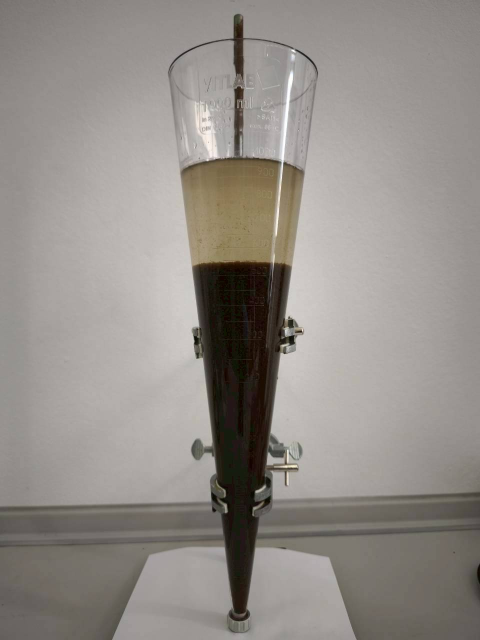
#> input picture data/LINE_ALBUM_ปริมาณตะกอนที่ปริมาตรต่างๆ_260505_10_0.jpg, 960 x 1280 px (shown at 1/2 size); its folder holds only this picture in this run
$ python main.py   (older library calls are emulated)
#> lines starting #> are read from the running program, lines starting #| are printed output that depends on the picture; after the words box and inside, x2 and y2 are one past the last pixel; in counts of white or black regions, pixels touching at a corner belong together
### lib/silt_detector.py
import cv2
import numpy as np
import os

class SiltDetector:
    # UI Constants
    FONT = cv2.FONT_HERSHEY_SIMPLEX
    FONT_SCALE = 0.6
    THICKNESS = 2

    def __init__(self,
                 vol_exponent=2.3,
                 clahe_clip_limit=2.0,
                 clahe_tile_size=(8, 8),
                 proj_window=10,
                 proj_threshold_ratio=0.2,
                 k_min=3,
                 k_max=10,
                 k_offset=2,
                 grabcut_iters=5,
                 mask_threshold=45,
                 y_threshold_ratio=0.1,
                 pos_weight_exponent=2):
        self.vol_exponent = vol_exponent
        self.clahe_clip_limit = clahe_clip_limit
        self.clahe_tile_size = clahe_tile_size
        self.proj_window = proj_window
        self.proj_threshold_ratio = proj_threshold_ratio
        self.k_min = k_min
        self.k_max = k_max
        self.k_offset = k_offset
        self.grabcut_iters = grabcut_iters
        self.mask_threshold = mask_threshold
        self.y_threshold_ratio = y_threshold_ratio
        self.pos_weight_exponent = pos_weight_exponent

    def estimate_volume(self, silt_y, water_top_y, water_bottom_y, exponent=None):
        """
        แปลงจาก pixel เป็นปริมาณ (ml) สำหรับกรวยอิมฮอฟฟ์
        """
        if water_bottom_y == water_top_y:
            return 0
        H = water_bottom_y - water_top_y
        h = water_bottom_y - silt_y
        if H <= 0: return 0

        # ถ้าไม่ได้ส่ง exponent มา ให้ใช้ค่าจาก config
        exp = exponent if exponent is not None else self.vol_exponent

        # ใช้สูตร (h/H)^exponent * 1000
        vol = 1000.0 * (h / H)**exp
        return round(vol, 2)

    # [14 lines left out: function draw_dashed_line, not called in this run]

    def auto_light_balance(self, image):
        lab = cv2.cvtColor(image, cv2.COLOR_BGR2LAB)
        l, a, b = cv2.split(lab)
        clahe = cv2.createCLAHE(clipLimit=self.clahe_clip_limit, tileGridSize=self.clahe_tile_size)
        cl = clahe.apply(l)
        limg = cv2.merge((cl, a, b))
        balanced_img = cv2.cvtColor(limg, cv2.COLOR_LAB2BGR)
        return balanced_img

    def detect_tube_projection(self, img):
        gray = cv2.cvtColor(img, cv2.COLOR_BGR2GRAY)
        sobelx = cv2.Sobel(gray, cv2.CV_64F, 1, 0, ksize=3)
        sobelx_abs = np.abs(sobelx)
        projection = np.sum(sobelx_abs, axis=0)

        window = self.proj_window
        smoothed = np.convolve(projection, np.ones(window)/window, mode='same')

        mid = len(smoothed) // 2
        peak_left = np.argmax(smoothed[:mid])
        peak_right = mid + np.argmax(smoothed[mid:])

        max_val = np.max(smoothed)
        threshold = max_val * self.proj_threshold_ratio

        left_x = peak_left
        for i in range(peak_left, -1, -1):
            if smoothed[i] < threshold:
                left_x = i
                break

        right_x = peak_right
        for i in range(peak_right, len(smoothed)):
            if smoothed[i] < threshold:
                right_x = i
                break

        left_x = max(0, left_x)
        right_x = min(img.shape[1]-1, right_x)

        return left_x, right_x, smoothed, max_val, threshold

    def segment_kmeans_auto(self, roi_img):
        """
        รัน K-Means และหาค่า K ที่เหมาะสมที่สุดโดยอัตโนมัติ (Elbow Method)
        """
        min_k, max_k = self.k_min, self.k_max
        Z = roi_img.reshape((-1, 3))
        Z = np.float32(Z)
        criteria = (cv2.TERM_CRITERIA_EPS + cv2.TERM_CRITERIA_MAX_ITER, 10, 1.0)

        sample_size = min(Z.shape[0], 5000)
        idx = np.random.choice(Z.shape[0], sample_size, replace=False)
        Z_sample = Z[idx]

        distortions = []
        ks = range(min_k, max_k + 1)
        for k in ks:
            ret, label, center = cv2.kmeans(Z_sample, k, None, criteria, 3, cv2.KMEANS_RANDOM_CENTERS)
            distortions.append(ret)

        if len(distortions) < 3:
            best_k = min_k
        else:
            coords = np.vstack((ks, distortions)).T
            p1 = coords[0]
            p2 = coords[-1]

            line_vec = p2 - p1
            line_len = np.linalg.norm(line_vec)
            line_unit_vec = line_vec / (line_len + 1e-6)

            vec_p1_to_all = coords - p1
            proj_len = np.dot(vec_p1_to_all, line_unit_vec)
            proj_vec = np.outer(proj_len, line_unit_vec)

            dist_to_line = np.linalg.norm(vec_p1_to_all - proj_vec, axis=1)
            best_k = ks[np.argmax(dist_to_line)]

        best_k = best_k + self.k_offset
        ret, label, center = cv2.kmeans(Z, best_k, None, criteria, 10, cv2.KMEANS_PP_CENTERS)
        center = np.uint8(center)

        gray_centers = cv2.cvtColor(center.reshape(-1, 1, 3), cv2.COLOR_BGR2GRAY).flatten()
        min_color = np.min(gray_centers)

        res = center[label.flatten()]
        result = res.reshape((roi_img.shape))
        return result, best_k, min_color

    def segment_grabcut(self, roi_img):
        mask = np.zeros(roi_img.shape[:2], np.uint8)
        bgdModel = np.zeros((1, 65), np.float64)
        fgdModel = np.zeros((1, 65), np.float64)

        h, w = roi_img.shape[:2]
        rect = (2, 2, w-4, h-4)

        try:
            cv2.grabCut(roi_img, mask, rect, bgdModel, fgdModel, self.grabcut_iters, cv2.GC_INIT_WITH_RECT)
            mask2 = np.where((mask==2)|(mask==0), 0, 1).astype('uint8')
            result = roi_img.copy()
            result[mask2 == 0] = [255, 255, 255]
            return result
        except:
            return roi_img.copy()

    def compute_mask_y_histogram(self, mask):
        h, w = mask.shape
        profile = np.sum(mask, axis=1) / 255

        plot_w = 200
        plot_img = np.zeros((h, plot_w, 3), dtype=np.uint8)

        for i in range(0, plot_w, 50):
            cv2.line(plot_img, (i, 0), (i, h), (40, 40, 40), 1)

        points = []
        for y in range(h):
            x = int((profile[y] / w) * plot_w)
            x = min(max(x, 0), plot_w - 1)
            points.append((x, y))

        points = np.array(points, dtype=np.int32)
        cv2.polylines(plot_img, [points], isClosed=False, color=(0, 255, 0), thickness=2)

        return plot_img, profile

    def compute_color_histogram_image(self, roi_img, height_to_match):
        gray = cv2.cvtColor(roi_img, cv2.COLOR_BGR2GRAY)
        hist = cv2.calcHist([gray], [0], None, [256], [0, 256])

        max_val = np.max(hist)
        most_freq_color = np.argmax(hist)

        min_color = 0
        for i in range(256):
            if hist[i] > 0:
                min_color = i
                break

        hist_h, hist_w = 250, 256
        hist_img = np.zeros((hist_h, hist_w, 3), dtype=np.uint8)

        if max_val > 0:
            hist_norm = (hist / max_val * (hist_h - 20)).astype(int)
            for x in range(256):
                cv2.line(hist_img, (x, hist_h), (x, hist_h - hist_norm[x][0]), (255, 255, 255), 1)

        cv2.line(hist_img, (most_freq_color, 0), (most_freq_color, hist_h), (0, 0, 255), 2)
        cv2.line(hist_img, (min_color, 0), (min_color, hist_h), (0, 255, 0), 2)

        cv2.putText(hist_img, f"Mode: {most_freq_color}", (10, 20),
                    cv2.FONT_HERSHEY_SIMPLEX, 0.5, (0, 0, 255), 1)
        cv2.putText(hist_img, f"Min: {min_color}", (10, 40),
                    cv2.FONT_HERSHEY_SIMPLEX, 0.5, (0, 255, 0), 1)

        hist_img_resized = cv2.resize(hist_img, (int(hist_w * height_to_match / hist_h), height_to_match))

        return hist_img_resized, most_freq_color, min_color

    def get_silt_mask(self, roi_img, target_gray=None):
        gray = cv2.cvtColor(roi_img, cv2.COLOR_BGR2GRAY)

        if target_gray is not None:
            t_gray = int(target_gray)
            mask = cv2.inRange(gray, t_gray, t_gray)
        else:
            blurred = cv2.GaussianBlur(gray, (5, 5), 0)
            _, mask = cv2.threshold(blurred, self.mask_threshold, 255, cv2.THRESH_BINARY_INV)

        kernel = np.ones((7, 7), np.uint8)
        mask = cv2.morphologyEx(mask, cv2.MORPH_OPEN, kernel, iterations=1)
        mask = cv2.morphologyEx(mask, cv2.MORPH_CLOSE, kernel, iterations=2)

        return mask

    def find_silt_edge_probabilistic(self, y_profile, roi_h):
        y_max = np.max(y_profile)
        y_threshold = y_max * self.y_threshold_ratio
        y_clusters = []
        c_start = None

        for y in range(len(y_profile)):
            if y_profile[y] > y_threshold:
                if c_start is None: c_start = y
            else:
                if c_start is not None:
                    y_clusters.append((c_start, y-1))
                    c_start = None
        if c_start is not None: y_clusters.append((c_start, len(y_profile)-1))

        scores = []
        for start_y, end_y in y_clusters:
            cluster_area = np.sum(y_profile[start_y:end_y+1])
            center_y = (start_y + end_y) / 2
            pos_weight = (center_y / roi_h) ** self.pos_weight_exponent
            scores.append(cluster_area * pos_weight)

        total_score = sum(scores)
        if total_score > 0:
            cluster_probs = [s / total_score for s in scores]
        else:
            cluster_probs = [1.0/len(y_clusters)] * len(y_clusters) if y_clusters else []

        best_cluster_idx = np.argmax(cluster_probs) if cluster_probs else -1
        silt_edge_y = None

        if best_cluster_idx != -1:
            silt_edge_y = y_clusters[best_cluster_idx][0]

        return silt_edge_y, y_clusters, cluster_probs, best_cluster_idx

    def process(self, img):
        """
        Run the full pipeline on a single image and return results.
        """
        height, width = img.shape[:2]

        # 1. CLAHE
        balanced_img = self.auto_light_balance(img)

        # 2. Tube Projection
        lx, rx, smoothed, max_val, threshold = self.detect_tube_projection(img)
        if rx - lx < 50:
            lx, rx = 0, width

        # 3. ROI
        roi_img = img[:, lx:rx].copy()

        # 4. GrabCut
        grabcut_img = self.segment_grabcut(roi_img)

        # 5. K-Means
        kmeans_img, auto_k, kmeans_min = self.segment_kmeans_auto(grabcut_img)
        kmeans_img = cv2.medianBlur(kmeans_img, 5)

        # 6. Histograms
        kmeans_h = kmeans_img.shape[0]
        color_hist_display, dominant_gray, hist_min = self.compute_color_histogram_image(kmeans_img, kmeans_h)

        # 7. Silt Mask
        silt_mask = self.get_silt_mask(kmeans_img, target_gray=kmeans_min)

        # 8. Y-Histogram & Silt Edge
        y_hist_display, y_profile = self.compute_mask_y_histogram(silt_mask)
        roi_h = roi_img.shape[0]
        silt_edge_y, y_clusters, cluster_probs, best_cluster_idx = self.find_silt_edge_probabilistic(y_profile, roi_h)

        return {
            'balanced_img': balanced_img,
            'proj_smoothed': smoothed,
            'proj_max_val': max_val,
            'proj_threshold': threshold,
            'roi_img': roi_img,
            'grabcut_img': grabcut_img,
            'kmeans_img': kmeans_img,
            'silt_mask': silt_mask,
            'lx': lx,
            'rx': rx,
            'silt_edge_y': silt_edge_y,
            'auto_k': auto_k,
            'kmeans_min': kmeans_min,
            'y_hist_display': y_hist_display,
            'y_clusters': y_clusters,
            'cluster_probs': cluster_probs,
            'best_cluster_idx': best_cluster_idx
        }

    # [101 lines left out: functions label_img, resize_to_h, create_visualization, not called in this run]

### main.py
import cv2
import numpy as np
import os
import csv
from lib.silt_detector import SiltDetector

# --- CONFIGURATION PARAMETERS ---
DEFAULT_CONFIG = {
    # Pipeline Settings
    "data_dir": "data",
    "gt_file": "data/ground_truth.csv",
    "output_file": "detection_results.csv",
    "valid_ext": ('.jpg', '.jpeg', '.png'),
    "max_width": 600,
    "save_linear_comparison": True,

    # Algorithm Parameters
    "vol_exponent": 2.3, # ! Need (Cone shape exponent)
    "vol_exponent_linear": 1.0, # ! Need (Linear shape exponent)
    "clahe_clip_limit": 2.0,
    "clahe_tile_size": (8, 8),
    "proj_window": 10, # ! Need
    "proj_threshold_ratio": 0.2, # ! Need
    "k_min": 3, # ! Need
    "k_max": 10, # ! Need
    "k_offset": 2, # ! Need
    "grabcut_iters": 5,
    "mask_threshold": 45,
    "y_threshold_ratio": 0.1, # ! Need
    "pos_weight_exponent": 2,
}
# ---------------------------------


def main(visualize=True, save_assets=True, config=None):
#> called with visualize = False, save_assets = False
    if config is None:
        config = DEFAULT_CONFIG.copy()

    # Override visualize/save_assets if provided as arguments
    config['visualize'] = visualize
    config['save_assets'] = save_assets

    data_dir = config["data_dir"]
    gt_file = config["gt_file"]
    output_file = config["output_file"]
    valid_ext = config["valid_ext"]

    if not os.path.exists(data_dir):
        print(f"ไม่พบโฟลเดอร์ {data_dir}")
        return

    image_files = sorted([f for f in os.listdir(data_dir) if f.lower().endswith(valid_ext)])

    if not image_files:
        print("ไม่พบรูปภาพในโฟลเดอร์ data")
        return

    # โหลด Ground Truth
    ground_truth = {}
    if os.path.exists(gt_file):
        with open(gt_file, mode='r', encoding='utf-8') as f:
#> (reads data/ground_truth.csv from the repository)
            reader = csv.DictReader(f)
            for row in reader:
                try:
                    ground_truth[row['filename']] = {
                        'water_top_y': int(row['water_top_y']),
                        'water_bottom_y': int(row['water_bottom_y']),
                        'silt_top_y': int(row['silt_top_y']),
                        'silt_base': float(row['silt_base'])
                    }
                except (ValueError, KeyError):
                    continue
        print(f"โหลดข้อมูล Ground Truth สำเร็จ ({len(ground_truth)} รายการ)")
    else:
        print("คำเตือน: ไม่พบไฟล์ ground_truth.csv จะข้ามขั้นตอนการ Evaluation")

    print("--------------------------------------------------")
    print("Silt Edge Detection Pipeline (OOP Version)")
    print("  CLAHE → ROI → GrabCut → K-Means → Silt Detection")
    if visualize:
        print(" - กดปุ่มใดๆ เพื่อดูรูปถัดไป")
        print(" - กด 'q' เพื่อออก")
    print("--------------------------------------------------")

    # แยก Config ส่วน Algorithm ให้ SiltDetector
    algo_params = {k: v for k, v in config.items() if k in [
        "vol_exponent", "clahe_clip_limit", "clahe_tile_size", "proj_window",
        "proj_threshold_ratio", "k_min", "k_max", "k_offset", "grabcut_iters",
        "mask_threshold", "y_threshold_ratio", "pos_weight_exponent"
    ]}
    detector = SiltDetector(**algo_params)

    if visualize:
        window_name = "Silt Detection Pipeline"
        cv2.namedWindow(window_name, cv2.WINDOW_NORMAL)

    errors = []
    vol_errors = []
    results_data = []

    for idx, filename in enumerate(image_files):
        filepath = os.path.join(data_dir, filename)
        img = cv2.imread(filepath)
#> img is the input picture: shape (1280, 960, 3); mean B, G, R 136.9, 142, 147.4

        if img is None:
            continue

        height, width = img.shape[:2]
        scale = 1.0
        max_w = config["max_width"]
        if width > max_w:
            scale = max_w / width
            img = cv2.resize(img, (int(width * scale), int(height * scale)))
#> img: shape (800, 600, 3)
            height, width = img.shape[:2]

        # ประมวลผลภาพ
        results = detector.process(img)
#> in auto_light_balance, `l, a, b = cv2.split(lab)`:
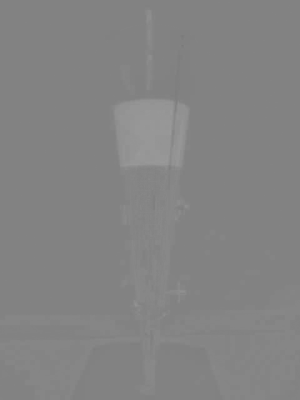
#> b: shape (800, 600) (shown at 1/2 size); min 121, max 154, mean 131.4
#> in detect_tube_projection, `sobelx_abs = np.abs(sobelx)`:
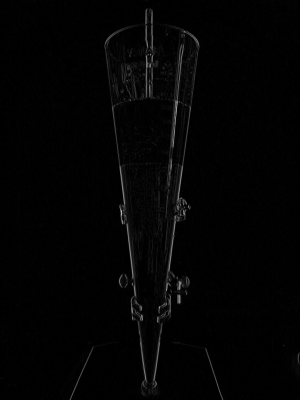
#> sobelx_abs: shape (800, 600) float64 (shown at 1/2 size); min 0, max 715, mean 9.9; drawn with min black and max white
#> in detect_tube_projection, `projection = np.sum(sobelx_abs, axis=0)`: projection = 600 values, max 58229 at index 304, min 0 at index 0, mean 7933.2
#> in detect_tube_projection, `smoothed = np.convolve(projection, np.ones(window)/window, mode='same')`: smoothed = 600 values, max 38847.2 at index 358, min 658.3 at index 0, mean 7922.8
#> in detect_tube_projection, `mid = len(smoothed) // 2`: mid = 300
#> in detect_tube_projection, `peak_left = np.argmax(smoothed[:mid])`: peak_left = 290
#> in detect_tube_projection, `peak_right = mid + np.argmax(smoothed[mid:])`: peak_right = 358
#> in detect_tube_projection, `max_val = np.max(smoothed)`: max_val = 38847.2
#> in detect_tube_projection, `threshold = max_val * self.proj_threshold_ratio`: threshold = 7769.4
#> in detect_tube_projection, `left_x = peak_left`: left_x = 290
#> in detect_tube_projection, `right_x = peak_right`: right_x = 358
#> the loop in detect_tube_projection, `for i in range(peak_right, len(smoothed)):` made 36 passes
#> right_x on pass 36: 393
#> in process, `lx, rx, smoothed, max_val, threshold = self.detect_tube_projection(img)`: lx = 222; rx = 393; max_val = 38847.2; threshold = 7769.4
#> in process, `roi_img = img[:, lx:rx].copy()`:
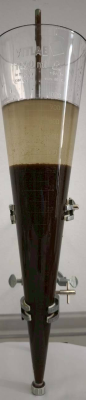
#> roi_img: shape (800, 171, 3) (shown at 1/2 size); mean B, G, R 114.9, 123.3, 130
#> in segment_grabcut, `result[mask2 == 0] = [255, 255, 255]`:
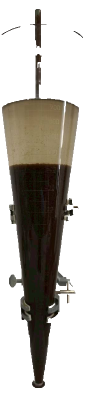
#> result: shape (800, 171, 3) (shown at 1/2 size); mean B, G, R 173.7, 180, 183.9
#> the loop in segment_kmeans_auto, `for k in ks:` made 8 passes
#> ret on passes 1 to 8: 1947540.1, 978354.6, 704087.1, 700344.6, 521025.3, 605710, 637692.4, 611621.4
#> after the loop in segment_kmeans_auto, `for k in ks:`: distortions = [1947540.1, 978354.6, 704087.1, 700344.6, 521025.3, 605710, 637692.4, 611621.4]
#> in segment_kmeans_auto, `coords = np.vstack((ks, distortions)).T`: coords = [[3, 1947540.1], [4, 978354.6], [5, 704087.1], [6, 700344.6], [7, 521025.3], [8, 605710], [9, 637692.4], [10, 611621.4]]
#> in segment_kmeans_auto, `p1 = coords[0]`: p1 = [3, 1947540.1]
#> in segment_kmeans_auto, `p2 = coords[-1]`: p2 = [10, 611621.4]
#> in segment_kmeans_auto, `line_vec = p2 - p1`: line_vec = [7, -1335918.7]
#> in segment_kmeans_auto, `line_len = np.linalg.norm(line_vec)`: line_len = 1335918.7
#> in segment_kmeans_auto, `line_unit_vec = line_vec / (line_len + 1e-6)`: line_unit_vec = [5.24e-06, -1]
#> in segment_kmeans_auto, `vec_p1_to_all = coords - p1`: vec_p1_to_all = [[0, 0], [1, -969185.5], [2, -1243453], [3, -1247195.5], [4, -1426514.8], [5, -1341830.1], [6, -1309847.7], [7, -1335918.7]]
#> in segment_kmeans_auto, `proj_len = np.dot(vec_p1_to_all, line_unit_vec)`: proj_len = [0, 969185.5, 1243453, 1247195.5, 1426514.8, 1341830.1, 1309847.7, 1335918.7]
#> in segment_kmeans_auto, `proj_vec = np.outer(proj_len, line_unit_vec)`: proj_vec = [[0, 0], [5.08, -969185.5], [6.52, -1243453], [6.54, -1247195.5], [7.47, -1426514.8], [7.03, -1341830.1], [6.86, -1309847.7], [7, -1335918.7]]
#> in segment_kmeans_auto, `dist_to_line = np.linalg.norm(vec_p1_to_all - proj_vec, axis=1)`: dist_to_line = [0, 4.08, 4.52, 3.54, 3.47, 2.03, 0.863, 2e-06]
#> in segment_kmeans_auto, `best_k = ks[np.argmax(dist_to_line)]`: best_k = 5
#> in segment_kmeans_auto, `best_k = best_k + self.k_offset`: best_k = 7
#> in segment_kmeans_auto, `ret, label, center = cv2.kmeans(Z, best_k, None, criteria, 10, cv2.KME..`: ret = 11446112.3; center = [[255.1, 255.1, 255.1], [32.32, 40.78, 49.29], [122.6, 147.2, 160], [61.31, 70.97, 76.99], [11.2, 19.43, 26.6], [79.91, 103.7, 116.7], [95.57, 129.3, 144.6]]
#> in segment_kmeans_auto, `center = np.uint8(center)`: center = [[255, 255, 255], [32, 40, 49], [122, 147, 160], [61, 70, 76], [11, 19, 26], [79, 103, 116], [95, 129, 144]]
#> in segment_kmeans_auto, `gray_centers = cv2.cvtColor(center.reshape(-1, 1, 3), cv2.COLOR_BGR2GR..`: gray_centers = [255, 42, 148, 71, 20, 104, 130]
#> in segment_kmeans_auto, `min_color = np.min(gray_centers)`: min_color = 20
#> in process, `kmeans_img, auto_k, kmeans_min = self.segment_kmeans_auto(grabcut_img)`: auto_k = 7; kmeans_min = 20
#> in compute_color_histogram_image, `gray = cv2.cvtColor(roi_img, cv2.COLOR_BGR2GRAY)`:
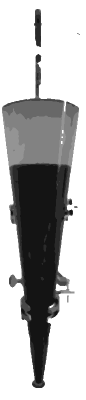
#> gray: shape (800, 171) (shown at 1/2 size); min 20, max 255, mean 180.4
#> in compute_color_histogram_image, `hist = cv2.calcHist([gray], [0], None, [256], [0, 256])`: hist = 256 values, max 82818 at index 255, min 0 at index 0, mean 534.4
#> in compute_color_histogram_image, `max_val = np.max(hist)`: max_val = 82818
#> in compute_color_histogram_image, `most_freq_color = np.argmax(hist)`: most_freq_color = 255
#> in compute_color_histogram_image, `hist_norm = (hist / max_val * (hist_h - 20)).astype(int)`: hist_norm = 256 values, max 230 at index 255, min 0 at index 0, mean 1.47
#> after the loop in compute_color_histogram_image, `for x in range(256):`:
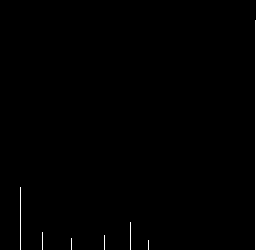
#> hist_img: shape (250, 256, 3); 0.59% white in thin lines or dots, all inside (x1, y1, x2, y2) = (20, 20, 256, 250)
#> in compute_color_histogram_image, `hist_img_resized = cv2.resize(hist_img, (int(hist_w * height_to_match ..`:
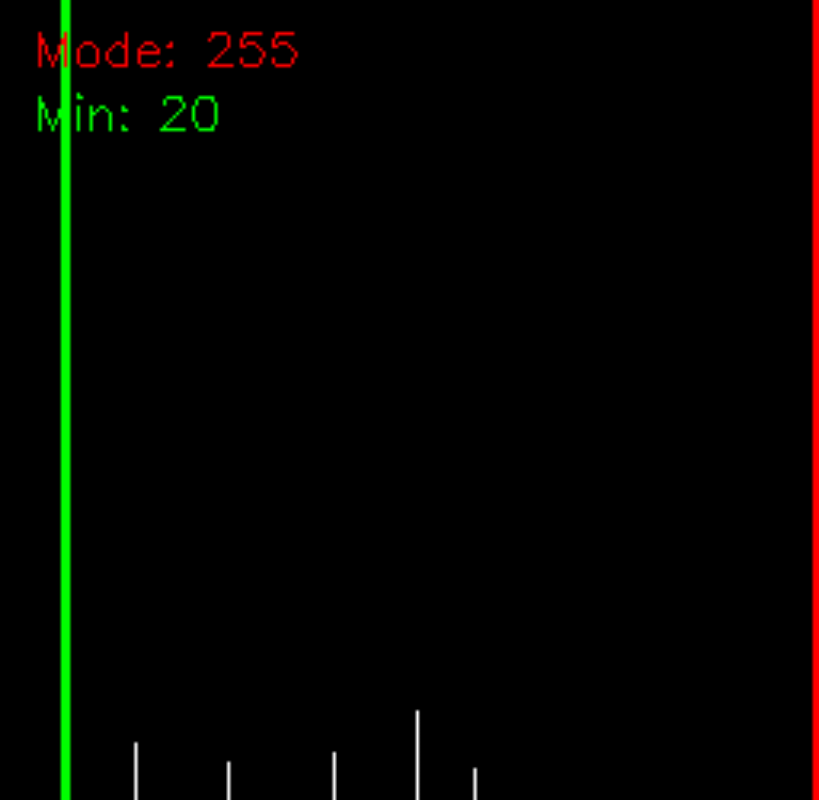
#> hist_img_resized: shape (800, 819, 3); mean of channels 0, 1, 2 0.3, 3.7, 3.1; drawn as B, G, R
#> in process, `color_hist_display, dominant_gray, hist_min = self.compute_color_histo..`: dominant_gray = 255; hist_min = 20
#> (the rest of the program and of its run is left out)
